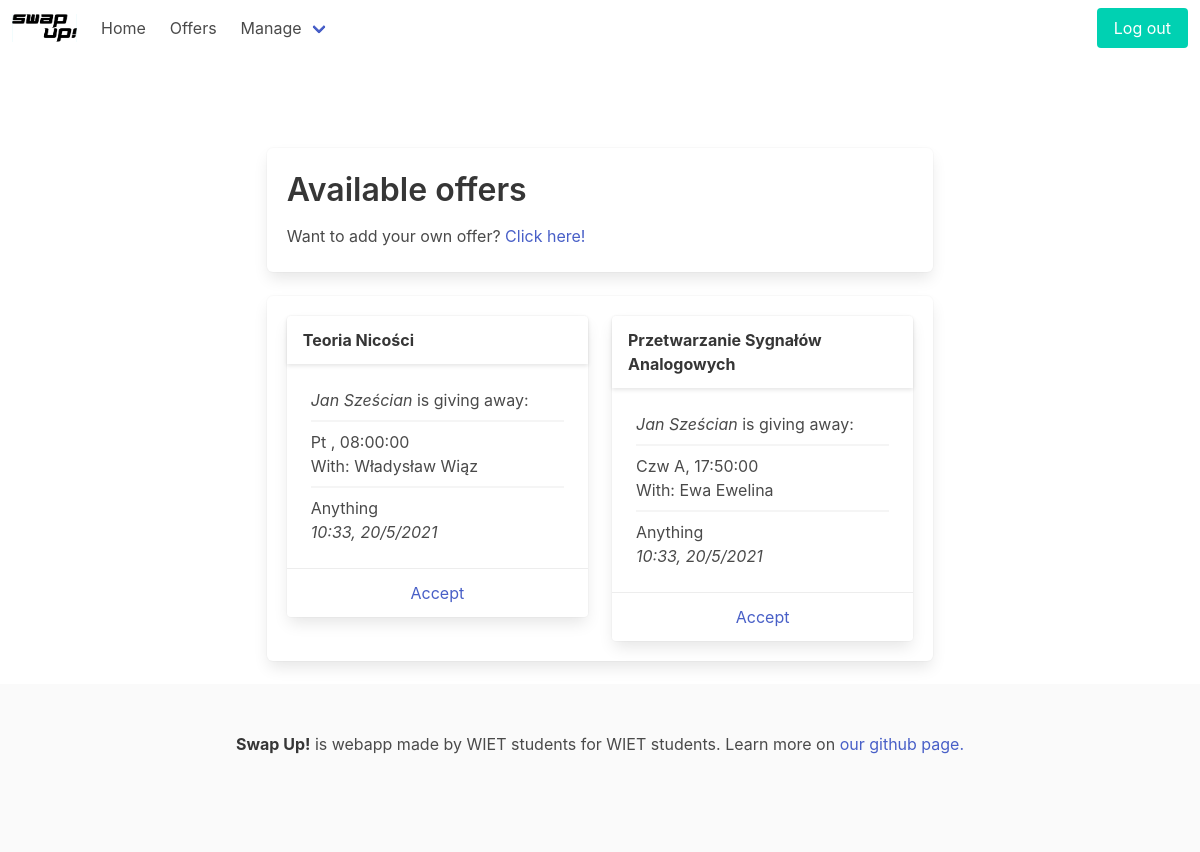
The page /exchange/offers/ (signed in) on the database its author committed.
### exchange/models.py (models this page shows, shortened)
class Subject(models.Model):
    name = models.CharField(max_length=30, null=True)
    category = models.CharField(max_length=30, null=True)
    path = models.CharField(max_length=30, choices=PATHS, null=True)
    semester = models.IntegerField(choices=Semester.choices, null=True)
    mandatory = models.BooleanField(null=True)

class Teacher(models.Model):
    TITLES = [
        ('inż.', 'inżynier'),
        ('mgr. inż.', 'magister inżynier'),
        ('dr.', 'doktor'),
        ('dr. inż.', 'doktor inżynier')
    ]
    name = models.CharField(max_length=60, null=True)
    title = models.CharField(max_length=30, choices=TITLES, null=True)

class Offer(models.Model):
    STATES = [
        ('N', 'New'),
        ('P', 'Pending'),
        ('C', 'Closed'),
        ('A', 'Archived')
    ]
    id = models.AutoField(primary_key=True)
    student = models.ForeignKey(Student, on_delete=models.CASCADE, null=True)
    exchange = models.ForeignKey(Exchange, on_delete=models.CASCADE, null=True)
    state = models.CharField(max_length=10, choices=STATES, default=STATES[0])
    add_time = models.DateTimeField(auto_now_add=True, null=True)
    unwanted_class = models.ForeignKey(Class, on_delete=models.CASCADE, related_name='unwanted_class', null=True)
    preferred_days = None
    preferred_times = None
    preferred_classes = models.ManyToManyField(Class, related_name='user_green', null=True)
    acceptable_classes = models.ManyToManyField(Class, related_name='user_yellow', null=True)
    preferred_teachers = models.ManyToManyField(Teacher, null=True)
    additional_information = models.CharField(max_length=100, null=True)
    other_student = models.ForeignKey(Student, on_delete=models.CASCADE, null=True, related_name='wantee')
    other_offer = models.ForeignKey("Offer", on_delete=models.CASCADE, null=True)
    def dictionary(self):
        offer_dict = {}
        offer_dict['student'] = f'{self.student.user.first_name} {self.student.user.last_name}' if self.student.user.first_name and self.student.user.last_name else 'Anonymous'
        offer_dict['subject'] = self.unwanted_class.subject.name if self.unwanted_class.subject.name else ''
        offer_dict['time'] = f'{self.unwanted_class.day} {self.unwanted_class.week}, {self.unwanted_class.time}' if self.unwanted_class else ''
        offer_dict['teacher'] = self.unwanted_class.teacher.name if self.unwanted_class.teacher else ''
        offer_dict['comment'] = self.additional_information if self.additional_information else None
        offer_dict['preferred_days'] = self.preferred_days
        offer_dict['preferred_hours'] = self.preferred_times
        offer_dict['preferred_teachers'] = [teacher.name for teacher in self.preferred_teachers.all()]
        offer_dict['id'] = self.id
        offer_dict['date'] = self.add_time
        offer_dict['state'] = self.state if self.state else None
        try:
            term = [c for c in self.other_student.list_of_classes.all() if c.subject == self.unwanted_class.subject][0]
        except:
            term = None
        offer_dict['other_time'] = f'{term.day} {term.time} {term.week}' if term else None
        offer_dict['other_teacher'] = term.teacher if term else None
        offer_dict['other_student'] = self.other_student
        return offer_dict

### exchange/views.py (the view)
# urls.py: path('offers/', views.offers, name='offers'),
@login_required
def offers(request):
    current_student = request.user.student
    print(Offer.STATES[0])
    db_offers = Offer.objects.filter(state=Offer.STATES[0][1]).exclude(student=current_student.id)
    offers = [o.dictionary() for o in db_offers]
    print(offers)
    offers1 = offers[::2]
    offers2 = offers[1::2]
    return render(request, 'exchange/offers.html', {'offers1': offers1, 'offers2': offers2})

### exchange/templates/exchange/offers.html
{% extends 'base.html' %}
{% block content %}
<div class="container is-max-desktop">
<section class="content box mt-6 py-5">
    <h1 class="hero">Available offers</h1>
    <p>Want to add your own offer? <a href="{% url 'add-offer' %}">Click here!</a></p>
</section>
<section class="box">
    <div class="columns">
        {% if offers1 %}
        <div id="col1" class="column">
          {% for offer in offers1 %}
            <div class="card block">
                <header class="card-header">
                  <p class="card-header-title">
                    {{ offer.subject }}
                  </p>
                </header>
                <div class="card-content">
                  <div class="content">
                    <em>{{offer.student}}</em> is giving away:
                    <hr class="my-2">
                    {{offer.time}} <br>
                    With: {{offer.teacher}}
                    <hr class="my-2">
                    {% if offer.preferred_days or offer.preferred_times or offer.preferred_teachers %}
                      {% if offer.preferred_days %}
                        <p>Preferred days: {{offer.preferred_days}}</p>
                      {% endif %}
                      {% if offer.preferred_times %}
                        <p>Preferred times: {{offer.preferred_times}}</p>
                      {% endif %}
                      {% if offer.preferred_teachers %}
                        <p>Preferred teachers: {{offer.preferred_teachers}}</p>
                      {% endif %}
                    {% else %}
                      Anything
                    {% endif %}
                    <br>
                    <em>{{offer.date|date:"H:i, j/n/Y"}}</em>
                  </div>
                </div>
                <footer class="card-footer">
                  <a href="{% url 'accept-offer' offer.id%}" class="card-footer-item">Accept</a>
                </footer>
              </div>
          {% endfor %}
        </div>
        <div id="col2" class="column">
            {% for offer in offers2 %}
            <div class="card block">
                <header class="card-header">
                  <p class="card-header-title">
                    {{ offer.subject }}
                  </p>
                </header>
                <div class="card-content">
                  <div class="content">
                    <em>{{offer.student}}</em> is giving away:
                    <hr class="my-2">
                    {{offer.time}} <br>
                    With: {{offer.teacher}}
                    <hr class="my-2">
                    {% if offer.preferred_days or offer.preferred_times or offer.preferred_teachers %}
                      {% if offer.preferred_days %}
                        <p>Preferred days: {{offer.preferred_days}}</p>
                      {% endif %}
                      {% if offer.preferred_times %}
                        <p>Preferred days: {{offer.preferred_times}}</p>
                      {% endif %}
                      {% if offer.preferred_teachers %}
                        <p>Preferred days: {{offer.preferred_teachers}}</p>
                      {% endif %}
                    {% else %}
                      Anything
                    {% endif %}
                    <br>
                    <em>{{offer.date|date:"H:i, j/n/Y"}}</em>
                  </div>
                </div>
                <footer class="card-footer">
                  <a href="{% url 'accept-offer' offer.id%}" class="card-footer-item">Accept</a>
                </footer>
              </div>
          {% endfor %}
        </div>
        {% else %}
        <div class='column'>
          There are no offers available.
        </div>
        {% endif %}
    </div>
</section>
</div>
{% endblock %}

### rows shown on the page
Subject: subject "Teoria Nicości"
Teacher: teacher "Władysław Wiąz"
Offer: date "10:33, 20/5/2021"
Subject: subject "Przetwarzanie Sygnałów Analogowych"
Teacher: teacher "Ewa Ewelina"
Offer: date "10:33, 20/5/2021"

### other values the page prints
{{ offer.student }} "Jan Sześcian"
{{ offer.time }} "Pt , 08:00:00"
{{ offer.time }} "Czw A, 17:50:00"
